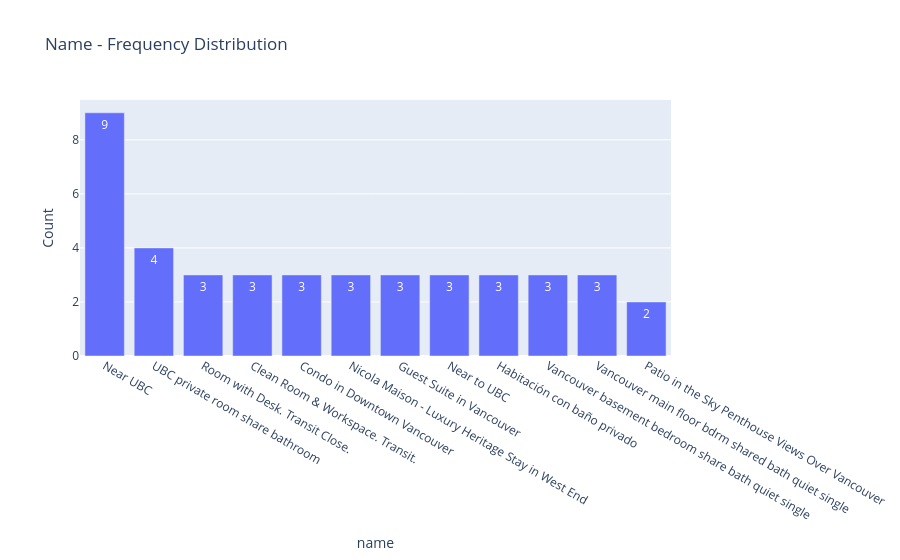
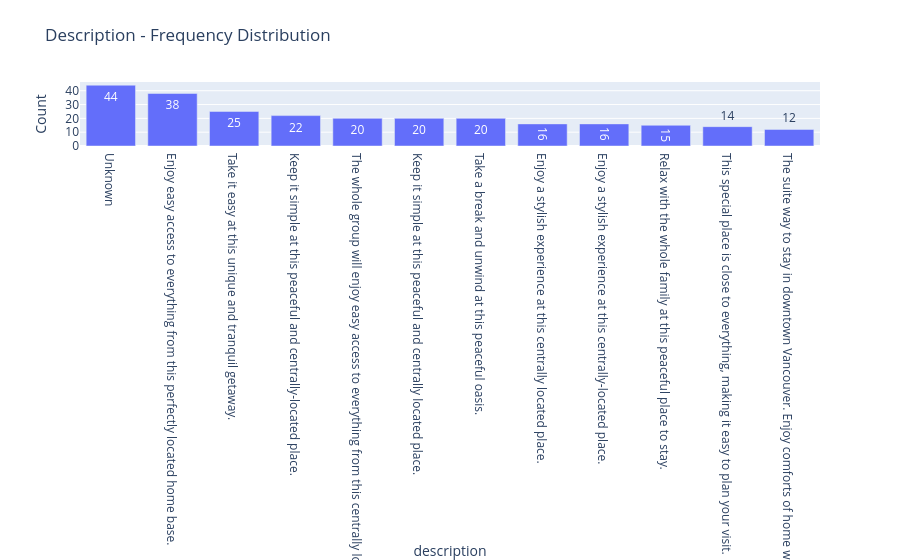
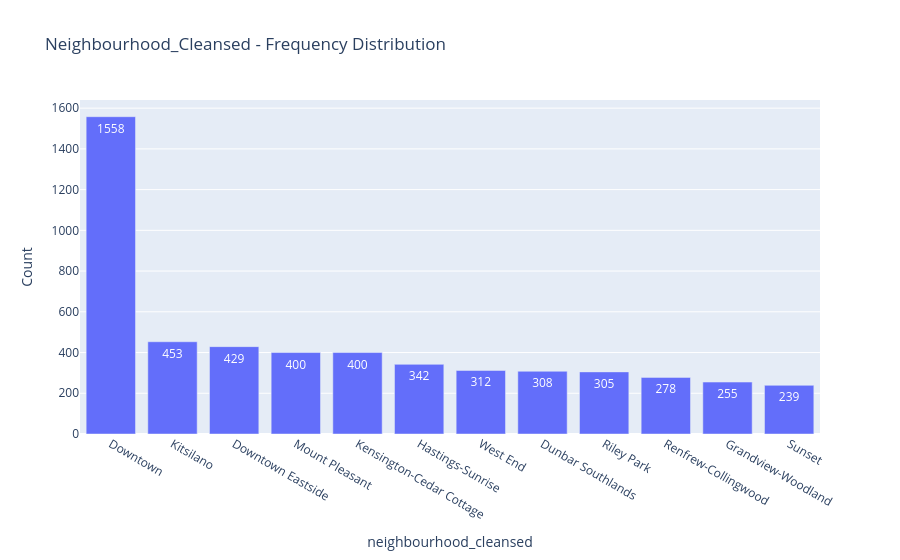
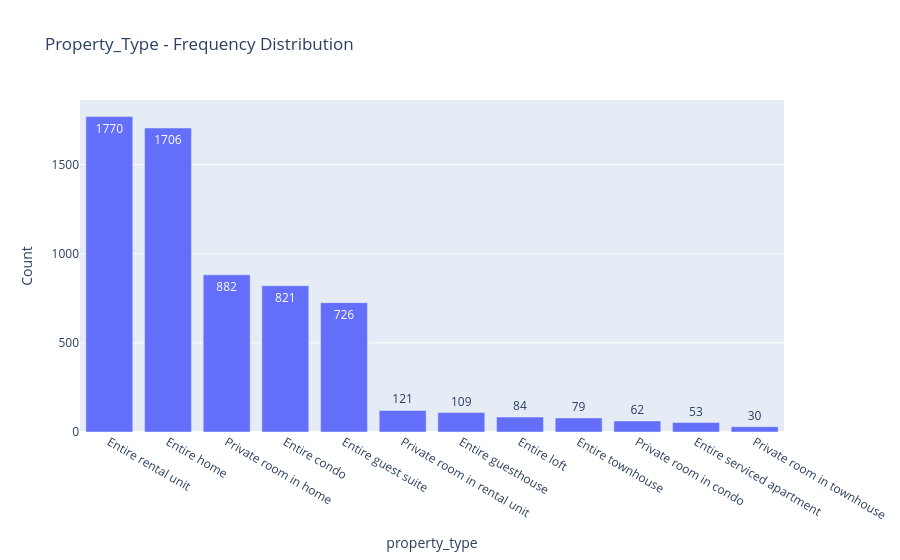

The notebook cell saved with these charts, in order:
### Markdown cell above
**Visualize** the categorical columns

### Code cell
for col in categorical_cols:

    value_counts = (
        df[col]
        .value_counts()
        .head(12)
        .reset_index()
    )

    value_counts.columns = [col, "Count"]

    fig = px.bar(
        value_counts,
        x=col,
        y="Count",
        text_auto=True,
        title=f"{col.title()} - Frequency Distribution"
    )

    fig.show()

### Figure 1 — Plotly figure (JSON) as saved in the notebook; plotly's stock layout.template omitted (floating-point values rounded to 4 significant figures)
{"data": [{"hovertemplate": "name=%{x}<br>Count=%{y}<extra></extra>", "legendgroup": "", "marker": {"color": "#636efa", "pattern": {"shape": ""}}, "name": "", "orientation": "v", "showlegend": false, "textposition": "auto", "texttemplate": "%{y}", "type": "bar", "x": ["Near UBC", "UBC private room share bathroom", "Room with Desk. Transit Close.", "Clean Room & Workspace. Transit.", "Condo in Downtown Vancouver", "Nicola Maison - Luxury Heritage Stay in West End", "Guest Suite in Vancouver", "Near to UBC", "Habitación con baño privado", "Vancouver basement bedroom share bath quiet single", "Vancouver main floor bdrm shared bath quiet single", "Patio in the Sky Penthouse Views Over Vancouver"], "xaxis": "x", "y": [9, 4, 3, 3, 3, 3, 3, 3, 3, 3, 3, 2], "yaxis": "y"}], "layout": {"barmode": "relative", "legend": {"tracegroupgap": 0}, "title": {"text": "Name - Frequency Distribution"}, "xaxis": {"anchor": "y", "domain": [0, 1], "title": {"text": "name"}}, "yaxis": {"anchor": "x", "domain": [0, 1], "title": {"text": "Count"}}}}

### Figure 2 — Plotly figure (JSON) as saved in the notebook; plotly's stock layout.template omitted (floating-point values rounded to 4 significant figures)
{"data": [{"hovertemplate": "description=%{x}<br>Count=%{y}<extra></extra>", "legendgroup": "", "marker": {"color": "#636efa", "pattern": {"shape": ""}}, "name": "", "orientation": "v", "showlegend": false, "textposition": "auto", "texttemplate": "%{y}", "type": "bar", "x": ["Unknown", "Enjoy easy access to everything from this perfectly located home base.", "Take it easy at this unique and tranquil getaway.", "Keep it simple at this peaceful and centrally-located place.", "The whole group will enjoy easy access to everything from this centrally located place.", "Keep it simple at this peaceful and centrally located place.", "Take a break and unwind at this peaceful oasis.", "Enjoy a stylish experience at this centrally located place.", "Enjoy a stylish experience at this centrally-located place.", "Relax with the whole family at this peaceful place to stay.", "This special place is close to everything, making it easy to plan your visit.", "The suite way to stay in downtown Vancouver. Enjoy comforts of home with fully-equipped kitchens, functional living areas, personal outdoor balconies or patios, and convenient in-suite laundry at Level."], "xaxis": "x", "y": [44, 38, 25, 22, 20, 20, 20, 16, 16, 15, 14, 12], "yaxis": "y"}], "layout": {"barmode": "relative", "legend": {"tracegroupgap": 0}, "title": {"text": "Description - Frequency Distribution"}, "xaxis": {"anchor": "y", "domain": [0, 1], "title": {"text": "description"}}, "yaxis": {"anchor": "x", "domain": [0, 1], "title": {"text": "Count"}}}}

### Figure 3 — Plotly figure (JSON) as saved in the notebook; plotly's stock layout.template omitted (floating-point values rounded to 4 significant figures)
{"data": [{"hovertemplate": "neighbourhood_cleansed=%{x}<br>Count=%{y}<extra></extra>", "legendgroup": "", "marker": {"color": "#636efa", "pattern": {"shape": ""}}, "name": "", "orientation": "v", "showlegend": false, "textposition": "auto", "texttemplate": "%{y}", "type": "bar", "x": ["Downtown", "Kitsilano", "Downtown Eastside", "Mount Pleasant", "Kensington-Cedar Cottage", "Hastings-Sunrise", "West End", "Dunbar Southlands", "Riley Park", "Renfrew-Collingwood", "Grandview-Woodland", "Sunset"], "xaxis": "x", "y": [1558, 453, 429, 400, 400, 342, 312, 308, 305, 278, 255, 239], "yaxis": "y"}], "layout": {"barmode": "relative", "legend": {"tracegroupgap": 0}, "title": {"text": "Neighbourhood_Cleansed - Frequency Distribution"}, "xaxis": {"anchor": "y", "domain": [0, 1], "title": {"text": "neighbourhood_cleansed"}}, "yaxis": {"anchor": "x", "domain": [0, 1], "title": {"text": "Count"}}}}

### Figure 4 — Plotly figure (JSON) as saved in the notebook; plotly's stock layout.template omitted (floating-point values rounded to 4 significant figures)
{"data": [{"hovertemplate": "property_type=%{x}<br>Count=%{y}<extra></extra>", "legendgroup": "", "marker": {"color": "#636efa", "pattern": {"shape": ""}}, "name": "", "orientation": "v", "showlegend": false, "textposition": "auto", "texttemplate": "%{y}", "type": "bar", "x": ["Entire rental unit", "Entire home", "Private room in home", "Entire condo", "Entire guest suite", "Private room in rental unit", "Entire guesthouse", "Entire loft", "Entire townhouse", "Private room in condo", "Entire serviced apartment", "Private room in townhouse"], "xaxis": "x", "y": [1770, 1706, 882, 821, 726, 121, 109, 84, 79, 62, 53, 30], "yaxis": "y"}], "layout": {"barmode": "relative", "legend": {"tracegroupgap": 0}, "title": {"text": "Property_Type - Frequency Distribution"}, "xaxis": {"anchor": "y", "domain": [0, 1], "title": {"text": "property_type"}}, "yaxis": {"anchor": "x", "domain": [0, 1], "title": {"text": "Count"}}}}
